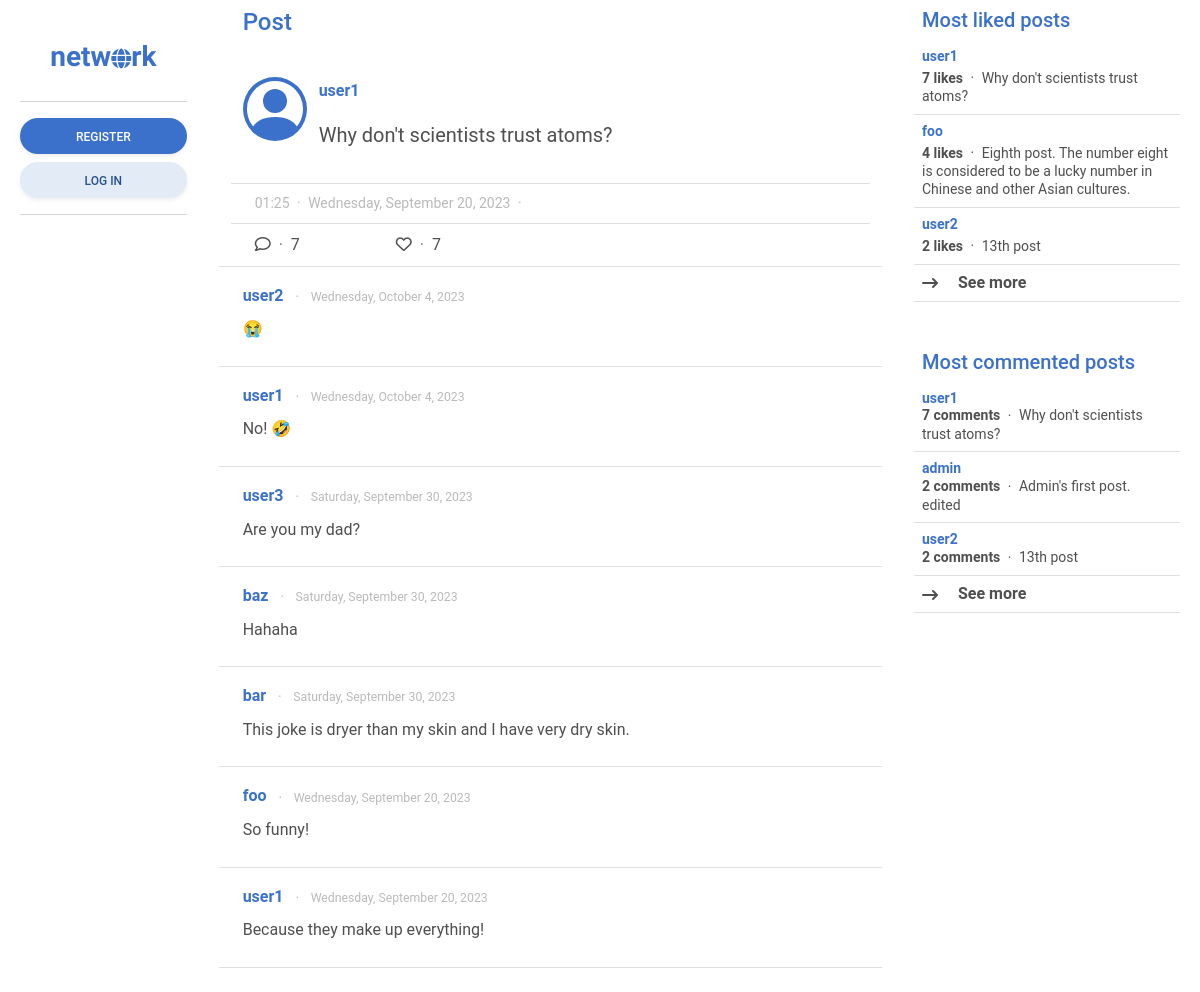
Before: /post/1 with the older database file.
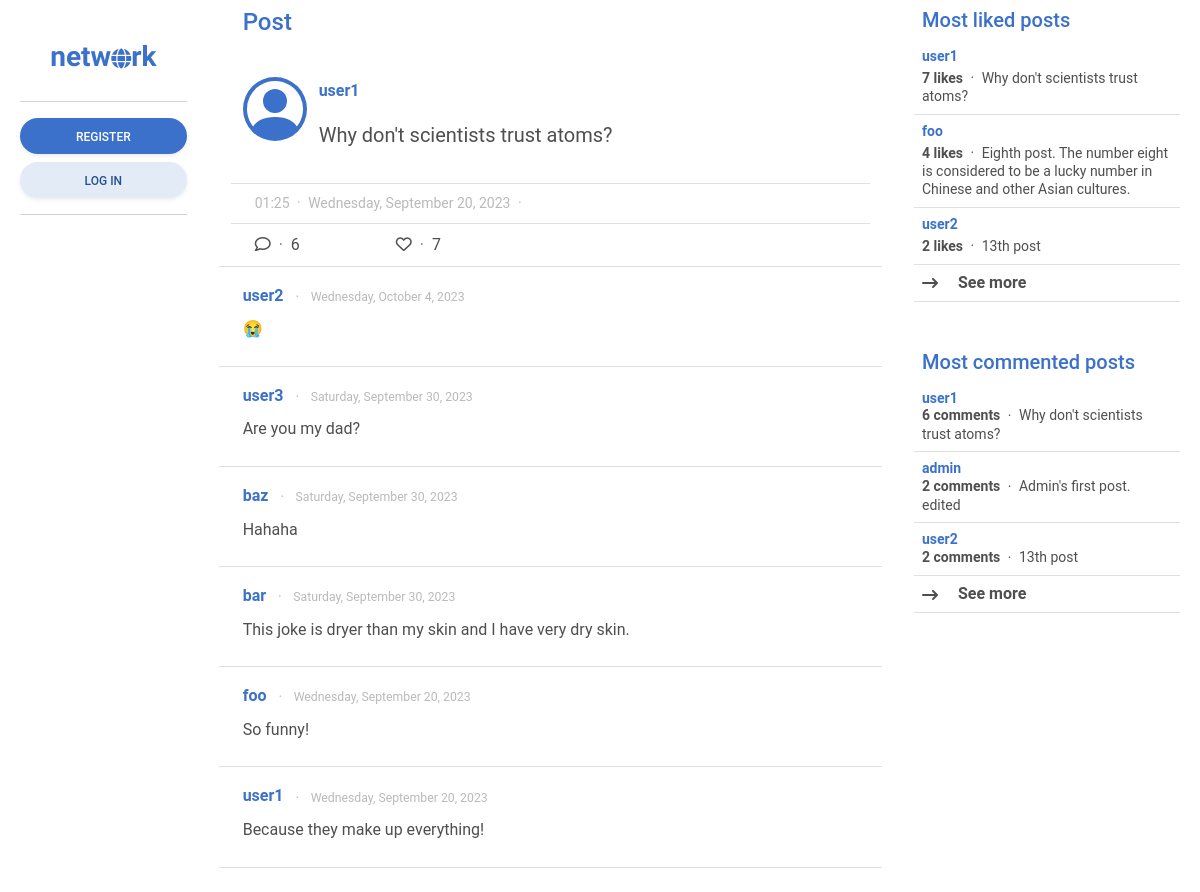
After: the same page with the newer database file.
### network/models.py (models this page shows, shortened)
class Post(models.Model):
    content = models.CharField(max_length=255)
    poster = models.ForeignKey(User, on_delete=models.CASCADE, related_name="posts")
    likers = models.ManyToManyField(User, blank=True, related_name="likes")
    date_posted = models.DateTimeField(auto_now_add=True)
    edited = models.BooleanField(default=False)
    def most_liked_posts():
        posts = Post.objects.annotate(likes_count=Count('likers'))
        return posts.order_by('-likes_count')
    def most_commented_posts():
        posts = Post.objects.annotate(comment_count=Count('comments'))
        return posts.order_by('-comment_count')
    class Meta:
        ordering = ["-date_posted"]

class Comment(models.Model):
    main_post = models.ForeignKey(Post, on_delete=models.SET_DEFAULT, default="Post deleted.", related_name="comments")
    comment = models.CharField(max_length=255)
    commenter = models.ForeignKey(User, on_delete=models.CASCADE, related_name="commenter")
    commented = models.DateTimeField(auto_now_add=True)
    class Meta:
        ordering = ["-commented"]

class User(AbstractUser):
    pass
    date_joined = models.DateTimeField(auto_now_add=True)
    following = models.ManyToManyField("self", blank=True, related_name="followers", symmetrical=False)
    def most_followed_users():
        users = User.objects.annotate(follower_count=Count('followers'))
        return users.order_by('-follower_count')

### network/views.py (the view, shortened to what this page needs)
# urls.py: path("post/<int:id>", views.post, name="post"),
def post(request, id):
    most_followed_users = User.most_followed_users()
    most_liked_posts = Post.most_liked_posts()
    most_commented_posts = Post.most_commented_posts()
    post = Post.objects.get(pk=id)
    post_comments = post.comments.all()
    return render(request, "network/post.html", {
        "post": post,
        "post_comments": post_comments,
        "most_followed_users": most_followed_users,
        "most_liked_posts": most_liked_posts,
        "most_commented_posts": most_commented_posts,
    })

### network/templates/network/post.html (shortened to what this page needs)
{% extends "network/layout.html" %}
{% block sidebar_left %}
    {% include "network/sidebar_left.html" %}
{% endblock %}
{% block main %}
    <div class="h4 mb-0 pb-4 pt-2 px-4 text-primary sticky-top transparan">
        Post
    </div>
    <div class="container border-bottom">
        <div class="px-4 pt-3 border-bottom">
            <div class="row">
                <div class="col-auto p-0">
                    <a href="{% url 'profile' user=post.poster.username %}">
                    </a>
                </div>
                <div class="col align-self-center">
                    <div>
                        <a href="{% url 'profile' user=post.poster.username %}" class="fw-bold text-decoration-none align-middle">
                            {{ post.poster.username }}
                        </a>
                    </div>
                    <div class="py-3 blockquote" id="og_{{post.id}}">{{ post.content }}</div>
                </div>
            </div>
        </div>
        <div class="border-bottom py-2 px-4">
            <div class="small text-muted opacity-50">
                {{ post.date_posted.time|date:"h:i"}}
                <span class="mx-1 align-self-center">&#183;</span>
                {{post.date_posted.date|date:"l, F j, Y"}}
                <span class="mx-1 align-self-center">&#183;</span>
            </div>
        </div>
        <div class="px-4 py-2 d-flex justify-content-start align-items-center">
            <div class="pe-5" role="button" data-mdb-toggle="modal" data-mdb-target="#comment_modal_{{ post.id }}">
                <i class="fa-regular fa-comment"></i>
                <span class="mx-1 text-muted">&#183;</span>
                {% if post.comments.count %}
                {{ post.comments.count }}
                {% else %}
                0
                {% endif %}
            </div>
            <div class="px-5">
                <i
                {% if user.is_authenticated and user in post.likers.all %}
                    class="fa-solid fa-heart text-danger"
                {% elif user.is_authenticated %}
                    class="fa-regular fa-heart"
                {% else %}
                    class="fa-regular fa-heart" role="button" data-mdb-toggle="modal" data-mdb-target="#like_post_{{ post.id }}"
                {% endif %}
                >
                </i>
                <span class="mx-1 text-muted">&#183;</span>
                <span role="button" data-mdb-toggle="modal" data-mdb-target="#likers_modal_{{ post.id }}">
                    {% if post.likers.count %}
                    {{ post.likers.count }}
                    {% else %}
                    0
                    {% endif %}
                </span>
            </div>
        </div>
    </div>
    <div class="container px-0 pb-4">
        {% include "network/comments.html" with comments=post.comments.all %}
    </div>
{% endblock %}
{% block sidebar_right %}
    {% include "network/sidebar_right.html" %}
{% endblock %}

### network/templates/network/comments.html (shortened to what this page needs)
{% load humanize %}
{% for comment in comments %}
<a href="{% url 'profile' user=comment.commenter.username %}">
    <div class="col px-4 py-3 border-bottom post">
            <span class="fw-bold text-primary">
                {{ comment.commenter.username }}
            </span>
            <span class="small text-muted opacity-50 align-middle">
                <span class="mx-2 align-middle">&#183;</span>
                <span class="small align-middle">
                    {{ comment.commented.date|date:"l, F j, Y" }}
                </span>
            </span>
            <div class="my-2 text-body">{{ comment.comment }}</div>
    </div>
</a>
{% endfor %}

### network/templates/network/sidebar_right.html (shortened to what this page needs)
<div class="mb-5 lh-sm">
    <div class="h5 px-2 text-primary sticky-top transparan">Most liked posts</div>
    <div class="list-group list-group-light list-group-small">
        {% for post in most_liked_posts|slice:":3" %}
        <div class="post p-2 border-bottom small">
            <a href="{% url 'post' id=post.id %}" class="text-body text-decoration-none align-middle">
                <div class="text-primary fw-bold mb-1">{{ post.poster.username }}</div>
                <span class="fw-bold">{{ post.likers.count }} likes</span>
                <span class="mx-1 align-middle">&#183;</span>
                <span>{{post.content}}</span>
            </a>
        </div>
        {% endfor %}
        <div class="fw-bold post p-2 border-bottom" role="button" data-mdb-toggle="modal" data-mdb-target="#most_liked_posts">
            <i class="align-middle me-3 fa-solid fa-arrow-right-long"></i>
            See more
        </div>
    </div>
</div>
<div class="lh-sm">
    <div class="h5 px-2 text-primary">Most commented posts</div>
    <div class="list-group list-group-light list-group-small">
        {% for post in most_commented_posts|slice:":3" %}
        <div class="post p-2 border-bottom small">
            <a href="{% url 'post' id=post.id %}" class="text-body text-decoration-none align-middle">
                <div class="text-primary fw-bold">{{ post.poster.username }}</div>
                <span class="fw-bold">{{ post.comments.count }} comments</span>
                <span class="mx-1 align-middle">&#183;</span>
                {{ post.content }}
            </a>
        </div>
        {% endfor %}
        <div class="fw-bold post p-2 border-bottom" role="button" data-mdb-toggle="modal" data-mdb-target="#most_commented_posts">
            <i class="align-middle me-3 fa-solid fa-arrow-right-long"></i>
            See more
        </div>
    </div>
</div>

Changed rows visible on the page:
removed Comment: commenter.username "user1", commented "Wednesday, October 4, 2023", comment "No! 🤣"
computed for Post "Why don't scientists trust atoms?": comments.count "7" → "6"
